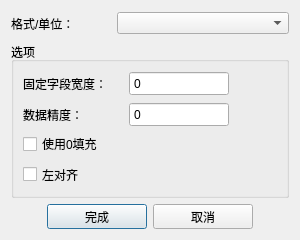
<?xml version="1.0" encoding="UTF-8"?>
<ui version="4.0">
 <class>ValueFormattingDialog</class>
 <widget class="QDialog" name="ValueFormattingDialog">
  <property name="geometry">
   <rect>
    <x>0</x>
    <y>0</y>
    <width>300</width>
    <height>240</height>
   </rect>
  </property>
  <property name="minimumSize">
   <size>
    <width>300</width>
    <height>240</height>
   </size>
  </property>
  <property name="maximumSize">
   <size>
    <width>350</width>
    <height>240</height>
   </size>
  </property>
  <property name="windowTitle">
   <string>数据格式</string>
  </property>
  <layout class="QVBoxLayout" name="verticalLayout">
   <item>
    <layout class="QHBoxLayout" name="horizontalLayout">
     <item>
      <widget class="QLabel" name="format_or_unit_label">
       <property name="minimumSize">
        <size>
         <width>100</width>
         <height>25</height>
        </size>
       </property>
       <property name="maximumSize">
        <size>
         <width>100</width>
         <height>25</height>
        </size>
       </property>
       <property name="text">
        <string>格式/单位：</string>
       </property>
      </widget>
     </item>
     <item>
      <widget class="QComboBox" name="format_or_unit_comboBox"/>
     </item>
    </layout>
   </item>
   <item>
    <widget class="QGroupBox" name="OptionsGroupBox">
     <property name="title">
      <string>选项</string>
     </property>
     <layout class="QGridLayout" name="gridLayout">
      <item row="0" column="1">
       <widget class="QSpinBox" name="field_width_spinBox">
        <property name="minimumSize">
         <size>
          <width>100</width>
          <height>25</height>
         </size>
        </property>
        <property name="maximumSize">
         <size>
          <width>100</width>
          <height>25</height>
         </size>
        </property>
        <property name="buttonSymbols">
         <enum>QAbstractSpinBox::NoButtons</enum>
        </property>
       </widget>
      </item>
      <item row="1" column="0">
       <widget class="QLabel" name="num_of_decimals_label">
        <property name="minimumSize">
         <size>
          <width>100</width>
          <height>25</height>
         </size>
        </property>
        <property name="text">
         <string>数据精度：</string>
        </property>
       </widget>
      </item>
      <item row="3" column="0">
       <widget class="QCheckBox" name="left_justify_checkBox">
        <property name="minimumSize">
         <size>
          <width>100</width>
          <height>25</height>
         </size>
        </property>
        <property name="maximumSize">
         <size>
          <width>100</width>
          <height>25</height>
         </size>
        </property>
        <property name="text">
         <string>左对齐</string>
        </property>
       </widget>
      </item>
      <item row="0" column="2">
       <spacer name="horizontalSpacer_3">
        <property name="orientation">
         <enum>Qt::Horizontal</enum>
        </property>
        <property name="sizeHint" stdset="0">
         <size>
          <width>40</width>
          <height>20</height>
         </size>
        </property>
       </spacer>
      </item>
      <item row="1" column="1">
       <widget class="QSpinBox" name="num_of_decimals_spinBox">
        <property name="minimumSize">
         <size>
          <width>100</width>
          <height>25</height>
         </size>
        </property>
        <property name="maximumSize">
         <size>
          <width>100</width>
          <height>25</height>
         </size>
        </property>
        <property name="buttonSymbols">
         <enum>QAbstractSpinBox::NoButtons</enum>
        </property>
       </widget>
      </item>
      <item row="2" column="0">
       <widget class="QCheckBox" name="pad_field_with_zero_checkBox">
        <property name="sizePolicy">
         <sizepolicy hsizetype="Minimum" vsizetype="Fixed">
          <horstretch>0</horstretch>
          <verstretch>25</verstretch>
         </sizepolicy>
        </property>
        <property name="text">
         <string>使用0填充</string>
        </property>
       </widget>
      </item>
      <item row="0" column="0">
       <widget class="QLabel" name="field_width_label">
        <property name="text">
         <string>固定字段宽度：</string>
        </property>
       </widget>
      </item>
     </layout>
    </widget>
   </item>
   <item>
    <layout class="QHBoxLayout" name="horizontalLayout_2">
     <item>
      <spacer name="horizontalSpacer">
       <property name="orientation">
        <enum>Qt::Horizontal</enum>
       </property>
       <property name="sizeHint" stdset="0">
        <size>
         <width>40</width>
         <height>20</height>
        </size>
       </property>
      </spacer>
     </item>
     <item>
      <widget class="QPushButton" name="ok_pushButton">
       <property name="minimumSize">
        <size>
         <width>100</width>
         <height>25</height>
        </size>
       </property>
       <property name="maximumSize">
        <size>
         <width>100</width>
         <height>25</height>
        </size>
       </property>
       <property name="text">
        <string>完成</string>
       </property>
      </widget>
     </item>
     <item>
      <widget class="QPushButton" name="cancel_pushButton">
       <property name="minimumSize">
        <size>
         <width>100</width>
         <height>25</height>
        </size>
       </property>
       <property name="maximumSize">
        <size>
         <width>100</width>
         <height>25</height>
        </size>
       </property>
       <property name="text">
        <string>取消</string>
       </property>
      </widget>
     </item>
     <item>
      <spacer name="horizontalSpacer_2">
       <property name="orientation">
        <enum>Qt::Horizontal</enum>
       </property>
       <property name="sizeHint" stdset="0">
        <size>
         <width>40</width>
         <height>20</height>
        </size>
       </property>
      </spacer>
     </item>
    </layout>
   </item>
  </layout>
 </widget>
 <resources/>
 <connections/>
</ui>
